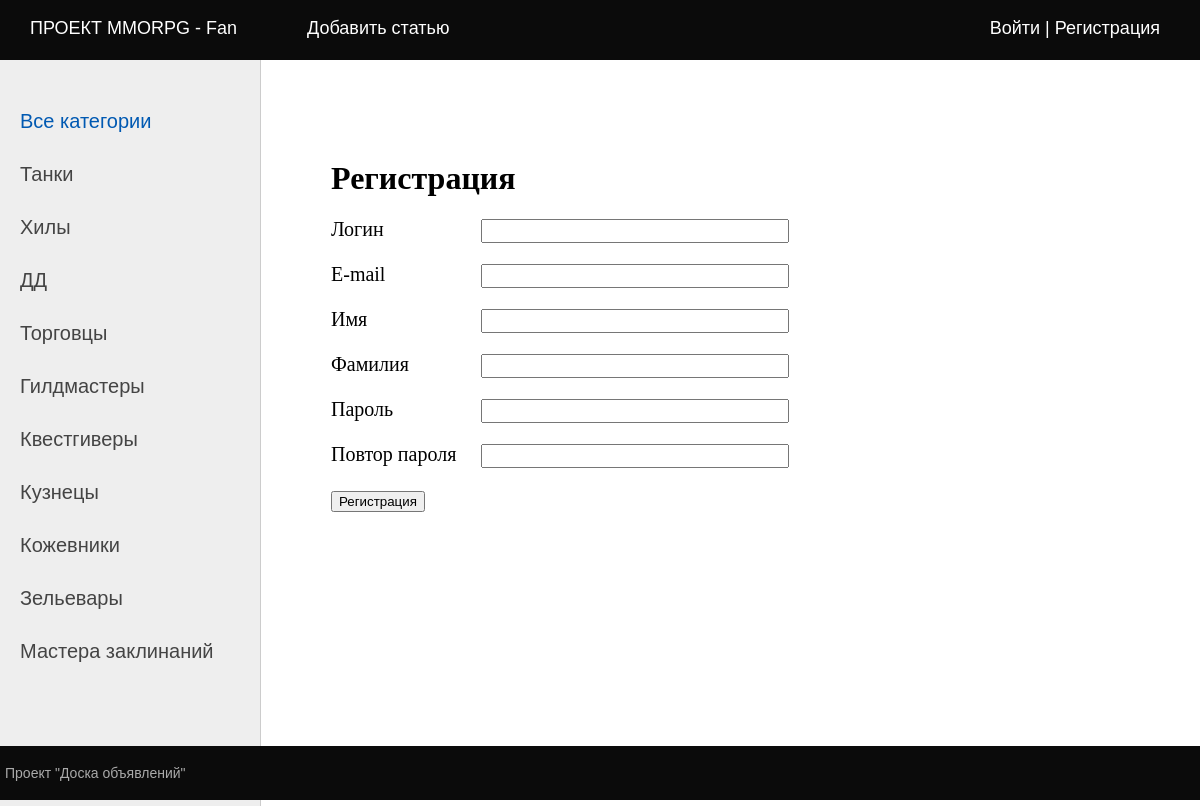
Page /accounts/register/ on the committed database.
### board/models.py (models this page shows, shortened)
class Category(models.Model):
    name = models.CharField(max_length=128, db_index=True, verbose_name='Категория')

### accounts/views.py (the view, shortened to what this page needs)
# urls.py: path('register/', RegisterUser.as_view(), name='register'),
class RegisterUser(CreateView):
    form_class = RegisterForm
    template_name = 'accounts/registration.html'
    extra_context = {'title': 'Регистрация'}
    success_url = reverse_lazy('accounts:login')

### accounts/forms.py (shortened to what this page needs)
class RegisterForm(UserCreationForm):
    username = forms.CharField(label="Логин", widget=forms.TextInput(attrs={'class': 'form-input'}))
    password1 = forms.CharField(label="Пароль", widget=forms.PasswordInput(attrs={'class': 'form-input'}))
    password2 = forms.CharField(label="Повтор пароля",
                                widget=forms.PasswordInput(attrs={'class': 'form-input'}))
    class Meta:
        model = get_user_model()
        fields = ('username', 'email', 'first_name', 'last_name', 'password1', 'password2')
        labels = {
            'email': 'E-mail',
            'first_name': 'Имя',
            'last_name': 'Фамилия',
        }
        widgets = {
            'email': forms.TextInput(attrs={'class': 'form-input'}),
            'first_name': forms.TextInput(attrs={'class': 'form-input'}),
            'last_name': forms.TextInput(attrs={'class': 'form-input'}),
        }

### board/templatetags/board_tags.py (called while the page is built)
@register.simple_tag
def get_menu():
    return menu

@register.inclusion_tag('board/list_categories.html')
def show_categories(cat_selected=0):
    cats = Category.objects.all()
    return {'cats': cats, 'cat_selected': cat_selected}

### accounts/templates/accounts/registration.html (shortened to what this page needs)
{% extends 'default.html' %}
{% block content %}
<h1>Регистрация</h1>
<form method="POST">
    {% for f in form %}
    <p><label class="form-label" for="{{ f.id_for_label}}">{{ f.label }}</label>{{ f }}</p>
    {% endfor %}
    <p><button type="submit">Регистрация</button></p>
</form>
{% endblock %}

### board/templates/board/list_categories.html
{% for cat in cats %}
{% if cat.id == cat_selected %}
<li class="selected">{{ cat.name }}</li>
{% else %}
<li><a href="{% url 'category' cat.pk %}">{{ cat.name }}</a></li>
{% endif %}
{% endfor %}

### board/static/board/css/styles.css (style rules this page uses)
html, body { font-family: 'Arial'; margin: 0; padding: 0; height: 100%; width: 100%; color: #444; }
a { color: #0059b2; text-decoration: none; }
.left-chapters ul li { margin: 30px 0 0 0; color: #999; }
.left-chapters ul li a { color: #444; text-decoration: none; }
.content-text h1 { font-size: 32px; }
.form-input { width: 300px; font-size: 16px; }
.form-label { display: inline-block; min-width: 150px; vertical-align: top; }

### rows in the picture
Category: name "Танки"
Category: name "Хилы"
Category: name "ДД"
Category: name "Торговцы"
Category: name "Гилдмастеры"
Category: name "Квестгиверы"
Category: name "Кузнецы"
Category: name "Кожевники"
Category: name "Зельевары"
Category: name "Мастера заклинаний"

### other values in the picture
{{ m.title }} "ПРОЕКТ MMORPG - Fan" "Добавить статью"
{{ f.label }} "Логин" "E-mail" "Имя" "Фамилия" "Пароль" "Повтор пароля"
